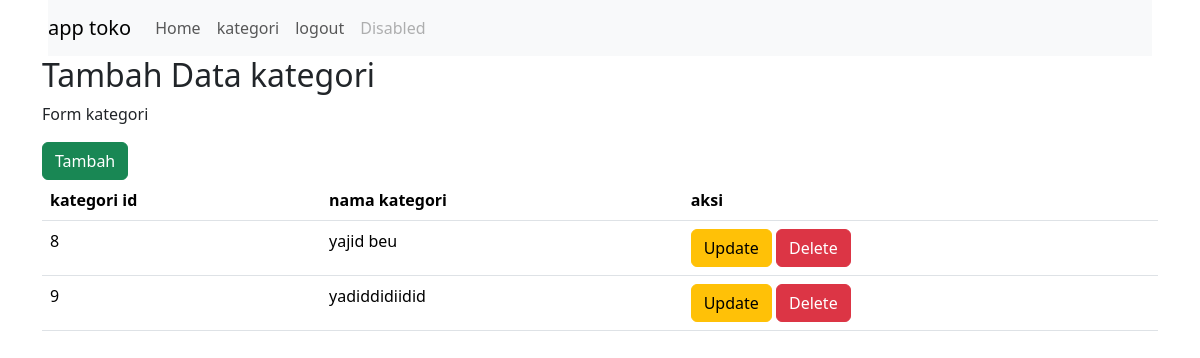
The page /kategori (signed in) on the database as committed earlier.
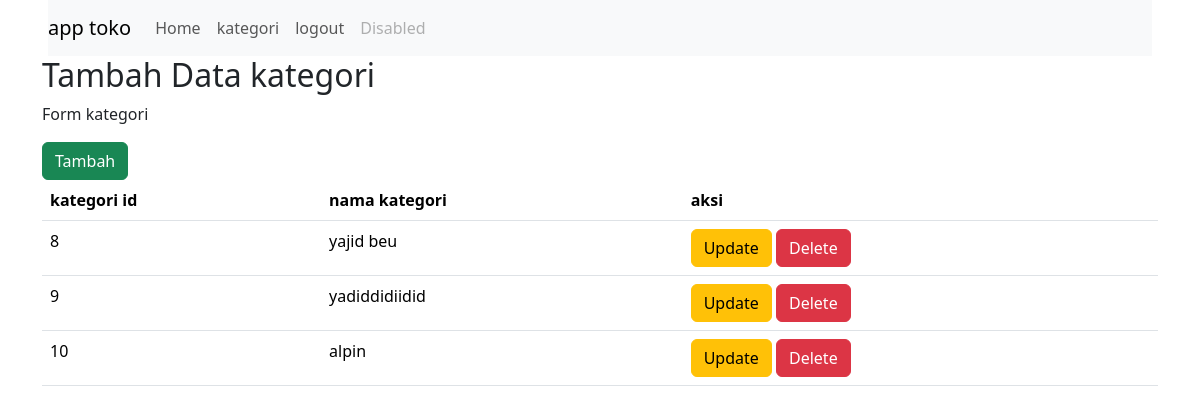
The same page on the database as committed later.
### app_toko/models.py (models this page shows, shortened)
class Kategori(models.Model):
  nama_kategori = models.CharField(max_length=30)

### app_toko/views.py (the view)
# urls.py: path('kategori', kategori, name='kategori'),
@login_required
def kategori(request):
    lst_kategori = Kategori.objects.all()
    context = {'lst_kategori': lst_kategori}
    return render(request, 'kategori.html', context)

### app_toko/templates/kategori.html
{% extends "index.html" %}
{%block content%}
<div class="container">
    <h2>Tambah Data kategori</h2>
    <p>Form kategori</p>
    <a href=" {% url "add_kategori" %} " class="btn btn-success">Tambah</a>
    <table class="table">
      <thead>
        <tr>
          <th>kategori id</th>
          <th>nama kategori</th>
          <th>aksi</th>
        </tr>
      </thead>
      <tbody>
      {% for kategori in lst_kategori %}
      <tr>
        <td>{{kategori.id}}</td>
        <td>{{kategori.nama_kategori}}</td>
        <td>
          <a href="{% url "edit_kategori" k_id=kategori.id %}" class="btn btn-warning">Update</a>
          <a href=" {% url "del_kategori" kategori.id %} " class="btn btn-danger">Delete</a>
        </td>
      </tr>
      {% endfor %}
      </tbody>
    </table>
  </div>
{% endblock %}

### app_toko/templates/index.html (shortened to what this page needs)
<!DOCTYPE html>
<html lang="en">
  <head>
    <link
      href="https://cdn.jsdelivr.net/npm/bootstrap@5.3.3/dist/css/bootstrap.min.css"
      rel="stylesheet"
    />
  </head>
  <body>
<nav class="navbar navbar-expand-lg navbar-light bg-light mx-5">
  <a class="navbar-brand" href="#">app toko</a>
  <div class="collapse navbar-collapse" id="navbarNav">
    <ul class="navbar-nav">
      <li class="nav-item active">
        <a class="nav-link" href="{%url 'home'%}">Home</a>
      </li>
      <li class="nav-item">
        <a class="nav-link" href="{%url 'kategori'%}">kategori</a>
      </li>
      <li class="nav-item">
        <a class="nav-link" href="{% url 'logout' %}">logout</a>
      </li>
      <li class="nav-item">
        <a class="nav-link disabled" href="#">Disabled</a>
      </li>
    </ul>
  </div>
</nav>
    <main>{% block content %} {% endblock %}</main>
  </body>
</html>

Rows that differ between the two databases and show on the page:
added Kategori: id "10", nama_kategori "alpin"
